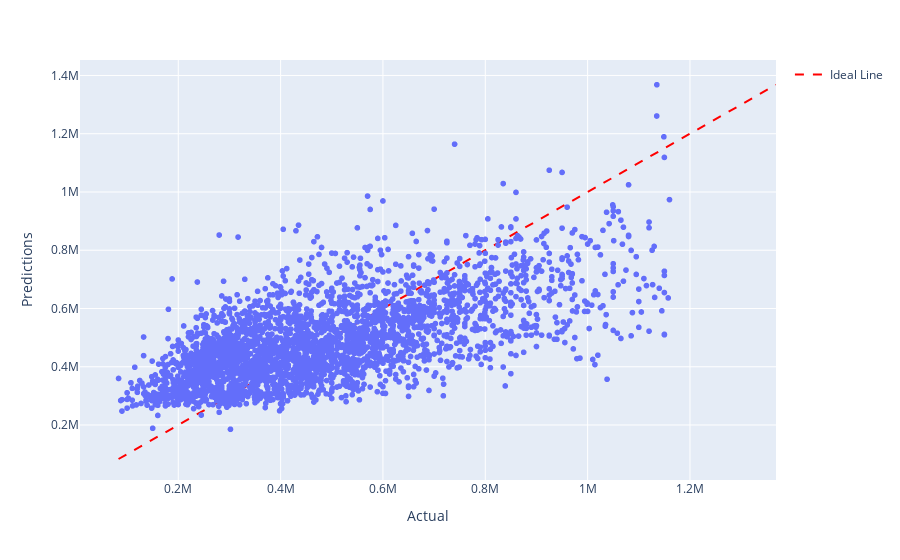

The notebook cell this image was saved under:
### Code cell
linear_assumption(model, X_train_sm, y_train)

### Figure 1 — Plotly figure (JSON) as saved in the notebook; plotly's stock layout.template omitted (floating-point values rounded to 4 significant figures; data arrays with more than 128 entries replaced by an {"elided": "..."} marker saying what was removed)
{"data": [{"hovertemplate": "Actual=%{x}<br>Predictions=%{y}<extra></extra>", "legendgroup": "", "marker": {"color": "#636efa", "symbol": "circle"}, "mode": "markers", "name": "", "showlegend": false, "type": "scattergl", "x": {"elided": "3098 float values"}, "xaxis": "x", "y": {"elided": "3098 float values"}, "yaxis": "y"}, {"line": {"color": "red", "dash": "dash"}, "mode": "lines", "name": "Ideal Line", "type": "scatter", "x": [83300, 1368000.0], "y": [83300, 1368000.0]}], "layout": {"legend": {"tracegroupgap": 0}, "margin": {"t": 60}, "xaxis": {"anchor": "y", "domain": [0, 1], "title": {"text": "Actual"}}, "yaxis": {"anchor": "x", "domain": [0, 1], "title": {"text": "Predictions"}}}}
